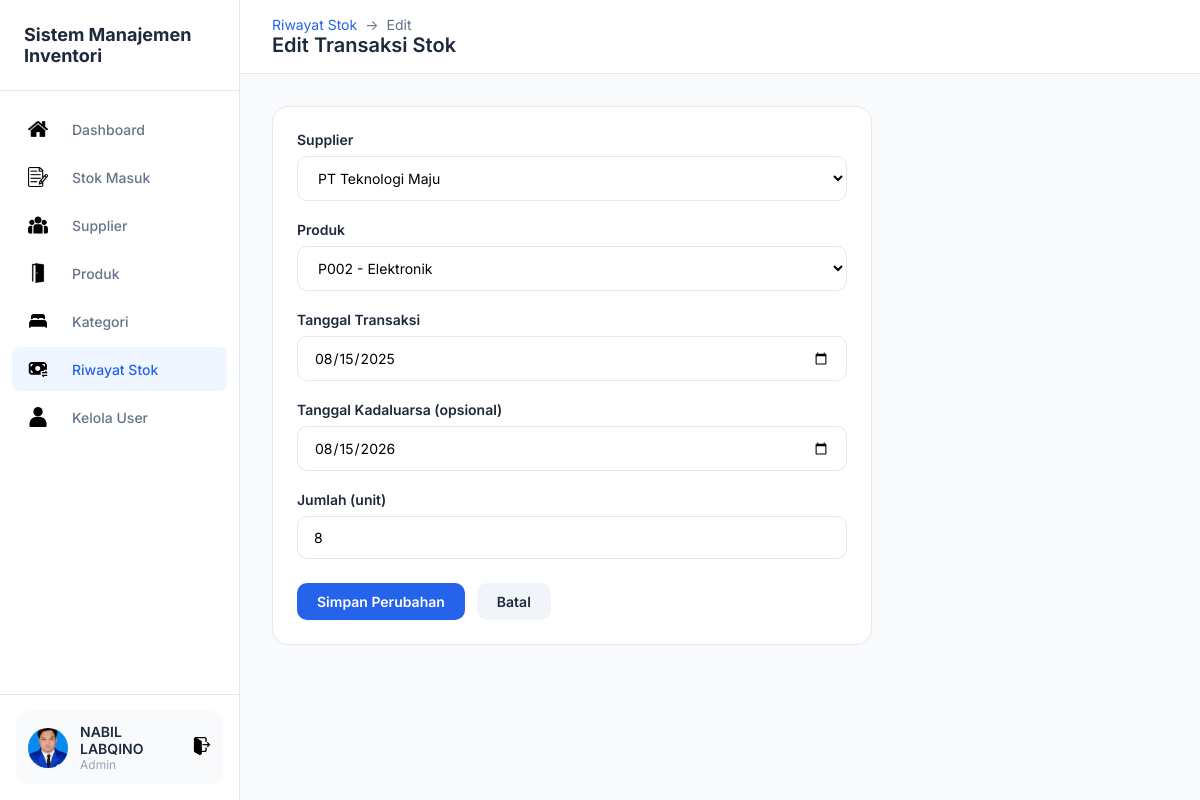
The app's page /riwayat_stok/KoreksiTransaksiStok.php?id=4 (signed in) with its own data.
### tables this page shows
CREATE TABLE `transaksi_stok` (
  `id_transaksi` int(11) NOT NULL,
  `id_supplier` int(11) NOT NULL,
  `kode_produk` varchar(10) NOT NULL,
  `tgl_transaksi` date NOT NULL,
  `tgl_kadaluarsa` date DEFAULT NULL,
  `jumlah` int(11) NOT NULL,
  `total_nilai` decimal(15,2) NOT NULL
);

CREATE TABLE `supplier` (
  `id_supplier` int(11) NOT NULL,
  `nama` varchar(100) NOT NULL,
  `alamat` text DEFAULT NULL,
  `no_telp` varchar(20) DEFAULT NULL,
  `no_npwp` varchar(20) DEFAULT NULL,
  `jenis_supplier` varchar(20) NOT NULL
);

CREATE TABLE `produk` (
  `kode_produk` varchar(10) NOT NULL,
  `id_kategori` int(11) NOT NULL,
  `lokasi` varchar(20) NOT NULL
);

### riwayat_stok/KoreksiTransaksiStok.php (the view, shortened to what this page needs)
<?php
include "../koneksi.php";
$id = $_GET['id'] ?? '';
$row = mysqli_fetch_assoc(mysqli_query($koneksi, "SELECT * FROM transaksi_stok WHERE id_transaksi = '$id'"));
$supplier_list = mysqli_query($koneksi, "SELECT * FROM supplier ORDER BY nama");
$produk_list = mysqli_query($koneksi, "SELECT p.kode_produk, k.nama_kategori, k.harga_satuan FROM produk p JOIN kategori k ON p.id_kategori = k.id_kategori ORDER BY p.kode_produk");
?>
<!DOCTYPE html>
<html lang="id">
<head>
    <link rel="stylesheet" href="../css/dashboard.css">
</head>
<body>
    <div class="dashboard">
        <?php include '../includes/sidebar.php'; ?>
        <main class="main">
            <header class="header">
                <div>
                    <div class="breadcrumb">
                        <a href="TampilRiwayatStok.php">Riwayat Stok</a>
                        <span>→</span>
                        <span>Edit</span>
                    </div>
                    <h1 class="page-title">Edit Transaksi Stok</h1>
                </div>
            </header>
            <div class="content">
                <div class="card" style="max-width: 600px;">
                    <form action="SimpanKoreksiTransaksiStok.php" method="POST">
                        <div class="form-group">
                            <label class="form-label">Supplier</label>
                            <select name="id_supplier" class="form-control" required>
                                <?php while ($s = mysqli_fetch_assoc($supplier_list)): ?>
                                    <option value="<?= $s['id_supplier'] ?>" <?= $s['id_supplier'] == $row['id_supplier'] ? 'selected' : '' ?>><?= htmlspecialchars($s['nama']) ?></option>
                                <?php endwhile; ?>
                            </select>
                        </div>
                        <div class="form-group">
                            <label class="form-label">Produk</label>
                            <select name="kode_produk" class="form-control" required>
                                <?php while ($p = mysqli_fetch_assoc($produk_list)): ?>
                                    <option value="<?= $p['kode_produk'] ?>" <?= $p['kode_produk'] == $row['kode_produk'] ? 'selected' : '' ?>><?= $p['kode_produk'] ?> - <?= htmlspecialchars($p['nama_kategori']) ?></option>
                                <?php endwhile; ?>
                            </select>
                        </div>
                        <div class="form-group">
                            <label class="form-label">Tanggal Transaksi</label>
                            <input type="date" name="tgl_transaksi" class="form-control" required
                                value="<?= $row['tgl_transaksi'] ?>">
                        </div>
                        <div class="form-group">
                            <label class="form-label">Tanggal Kadaluarsa (opsional)</label>
                            <input type="date" name="tgl_kadaluarsa" class="form-control"
                                value="<?= $row['tgl_kadaluarsa'] ?>">
                        </div>
                        <div class="form-group">
                            <label class="form-label">Jumlah (unit)</label>
                            <input type="number" name="jumlah" class="form-control" required min="1"
                                value="<?= $row['jumlah'] ?>">
                        </div>
                        <div style="display: flex; gap: 12px; margin-top: 24px;">
                            <button type="submit" class="btn btn-primary">Simpan Perubahan</button>
                            <a href="TampilRiwayatStok.php" class="btn btn-secondary">Batal</a>
                        </div>
                    </form>
                </div>
            </div>
        </main>
    </div>
</body>
</html>

### css/dashboard.css (style rules this page uses)
:root { --primary: #2563eb; --primary-dark: #1d4ed8; --bg-main: #f8fafc; --bg-card: #ffffff; --text-dark: #1e293b; --text-gray: #64748b; --text-light: #94a3b8; --border: #e2e8f0; --success: #22c55e; --danger: #ef4444; --warning: #f59e0b; --sidebar-width: 240px; }
* { margin: 0; padding: 0; box-sizing: border-box; }
body { font-family: 'Inter', -apple-system, sans-serif; background: var(--bg-main); color: var(--text-dark); }
.dashboard { display: flex; min-height: 100vh; }
.main { flex: 1; margin-left: var(--sidebar-width); }
.header { background: var(--bg-card); padding: 16px 32px; display: flex; justify-content: space-between; align-items: center; border-bottom: 1px solid var(--border); position: sticky; top: 0; z-index: 100; }
.page-title { font-size: 20px; font-weight: 600; color: var(--text-dark); }
.content { padding: 32px; }
.card { background: var(--bg-card); border-radius: 16px; border: 1px solid var(--border); padding: 24px; margin-bottom: 24px; }
.btn { display: inline-flex; align-items: center; gap: 8px; padding: 10px 20px; border-radius: 10px; font-size: 14px; font-weight: 600; text-decoration: none; border: none; cursor: pointer; transition: all 0.2s; font-family: inherit; }
.btn-primary { background: var(--primary); color: #fff; }
.btn-secondary { background: #f1f5f9; color: var(--text-dark); }
.form-group { margin-bottom: 20px; }
.form-label { display: block; font-size: 14px; font-weight: 600; color: var(--text-dark); margin-bottom: 8px; }
.form-control { width: 100%; padding: 12px 16px; border: 1px solid var(--border); border-radius: 10px; font-size: 14px; font-family: inherit; background: var(--bg-card); transition: border-color 0.2s, box-shadow 0.2s; }
select.form-control { cursor: pointer; }
.breadcrumb { display: flex; align-items: center; gap: 8px; font-size: 14px; color: var(--text-gray); }
.breadcrumb a { color: var(--primary); text-decoration: none; }

### records on screen
transaksi_stok: id_supplier "PT Teknologi Maju", kode_produk "P002 - Elektronik", tgl_transaksi "08/15/2025", tgl_kadaluarsa "08/15/2026", jumlah "8"

### other values on screen
$_SESSION['nama'] "NABIL LABQINO"
